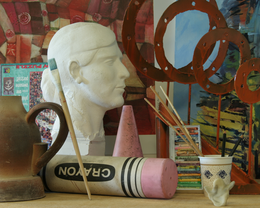
%> input picture src/Stereo Matching/Correlation_Matching/proj2-pair1-L.png, 260 x 208 px, shrunk from 640 x 511 before the run
$ octave a4.m   (GNU Octave 9; MATLAB toolbox functions it lacks are replaced by stand-ins)
%> lines starting %> are read from the running program, lines starting %| are printed output that depends on the picture
clear
clc
A1 = rgb2gray(imread('proj2-pair1-L.png'));
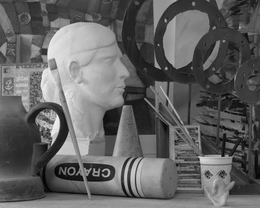
%> A1: size 208x260 uint8; min 2, max 252, mean 97.9
A2 = rgb2gray(imread('proj2-pair1-R.png'));
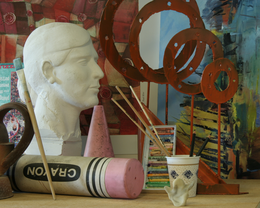
%> input picture src/Stereo Matching/Correlation_Matching/proj2-pair1-R.png, 260 x 208 px, shrunk from 640 x 511 before the run
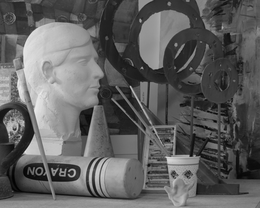
%> A2: size 208x260 uint8; min 2, max 236, mean 95.4
A1 = imresize(A1,0.3);
%> A1: size 63x78 uint8
A2 = imresize(A2,0.3);
%> A2: size 63x78 uint8
subset = 3;
ss = floor(subset/2);
[r,c] = size(A1);
%> r = 63; c = 78
B1 = zeros(r+2*ss,c+2*ss);
B2 = zeros(r+2*ss,c+2*ss);
B1(1+ss:r+ss,1+ss:c+ss) = A1;
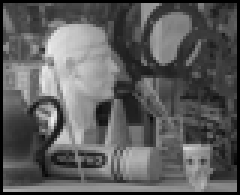
%> B1: size 65x80 double (shown 3 times larger); min 0, max 236, mean 92.5
B2(1+ss:r+ss,1+ss:c+ss) = A2;
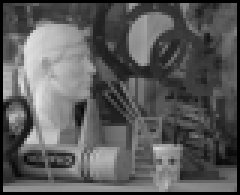
%> B2: size 65x80 double (shown 3 times larger); min 0, max 228, mean 90.2
Dl = zeros(r,c);
Dr = zeros(r,c);
D = zeros(r,c);

%Match from left to right
for i=1:r
    for j=1:c
        %For each pixel in left image
        template = B1(i:i+2*ss,j:j+2*ss);
        if min(min(template)) == max(max(template))
            template(2,2) = min(min(template))+1;
        end
        AA = B2(i:i+2*ss,:);
        Corr = normxcorr2(template,AA);
        m = max(max(Corr));
        [x,y] = find(Corr==m);
        Dl(i,j) = j-y(1);
        if Dl(i,j)<10
            Dl(i,j)=10;
        end
        if Dl(i,j)>40
            Dl(i,j) = 0;
        end
    end
end
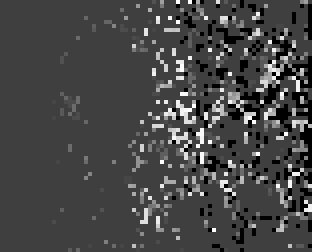
%> Dl: size 63x78 double (shown 4 times larger); min 0, max 40, mean 11.1; drawn with min black and max white
%> after the loop, template = [134 134 0; 134 134 0; 0 0 0]
Dl = Dl-min(min(Dl));
Dl = Dl/max(max(Dl));
imwrite(Dl,'disparity_left.png');

%Match from right to left
for i=1:r
    for j=1:c
        %For each pixel in left image
        template = B2(i:i+2*ss,j:j+2*ss);
        if min(min(template)) == max(max(template))
            template(2,2) = min(min(template))+1;
        end
        AA = B1(i:i+2*ss,:);
        Corr = normxcorr2(template,AA);
        m = max(max(Corr));
        [x,y] = find(Corr==m);
        Dr(i,j) = abs(j-y(1));
        if Dr(i,j)<10
            Dr(i,j)=10;
        end
        if Dr(i,j)>40
            Dr(i,j) = 0;
        end
    end
end
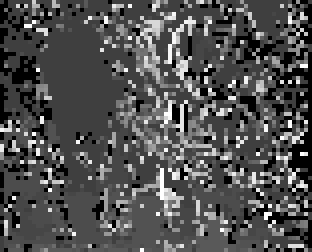
%> Dr: size 63x78 double (shown 4 times larger); min 0, max 40, mean 12.7; drawn with min black and max white
%> after the loop, template = [123 113 0; 124 107 0; 0 0 0]
Dr = Dr-min(min(Dr));
Dr = Dr/max(max(Dr));
imwrite(Dr,'disparity_right.png');
%
% figure(1)
% imshow(Dl)
figure(2)
imshow(Dr)
